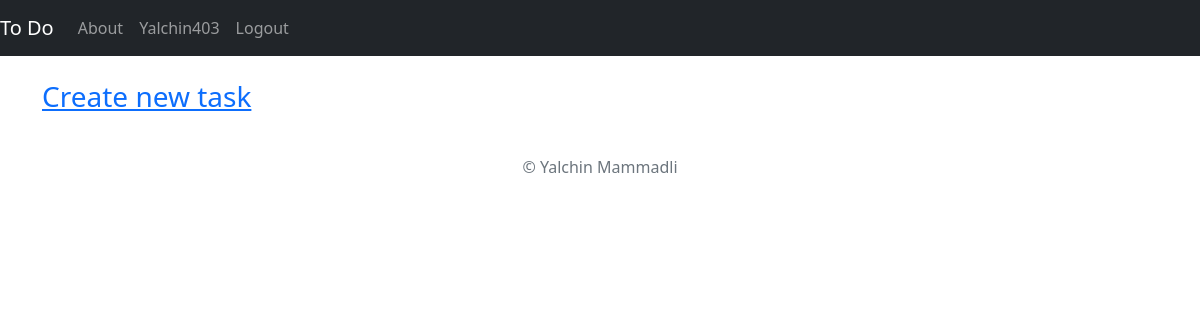
Page / (signed in) on the earlier database version.
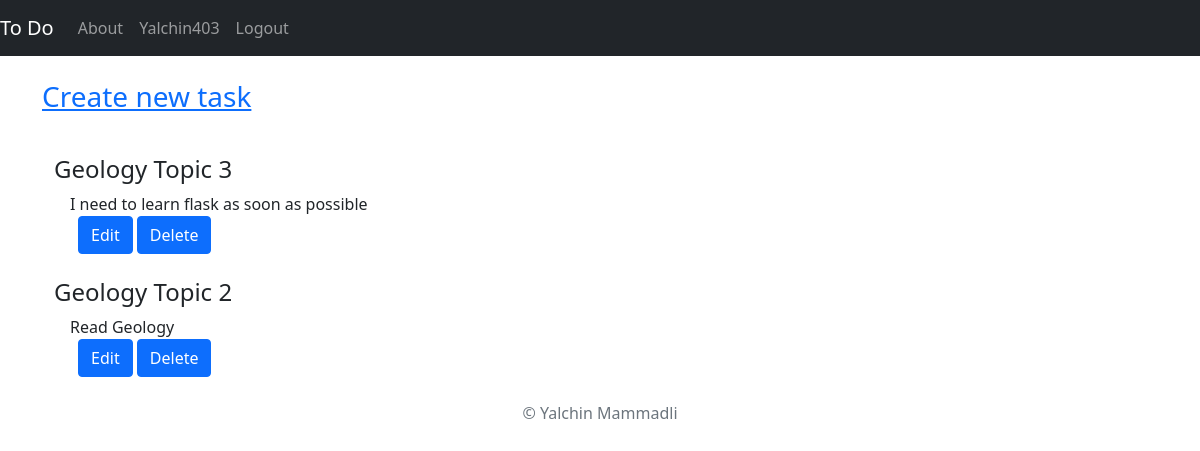
Same page on the later database version.
### todo/models.py (models this page shows, shortened)
class User(db.Model, UserMixin):
    id = db.Column(db.Integer, primary_key=True)
    username = db.Column(db.String(20), unique=True, nullable=False)
    email = db.Column(db.String(120), unique=True, nullable=False)
    image_file = db.Column(db.String(20), nullable=False, default='default.jpg')
    password = db.Column(db.String(60), nullable=False)
    tasks = db.relationship('Todo', backref='owner', lazy=True)

class Todo(db.Model):
    id = db.Column(db.Integer, primary_key=True)
    title = db.Column(db.String(50), nullable=False)
    content = db.Column(db.String(200), nullable=False)
    completed = db.Column(db.Integer, default=0)
    created_date = db.Column(db.DateTime, default=datetime.utcnow)
    user_id = db.Column(db.Integer, db.ForeignKey('user.id'), nullable=False)

### todo/routes.py (the view)
@app.route('/', methods=['GET',])
@login_required
def index():
    user_id = current_user.id
    all_tasks = Todo.query.filter_by(user_id=user_id).order_by(Todo.created_date).all()
    return render_template("index.html", all_tasks=all_tasks)

### todo/models.py (called while the page is built)
@login_manager.user_loader
def load_user(user_id):
    return User.query.get(int(user_id))

### todo/templates/index.html (shortened to what this page needs)
{% extends 'base.html' %}
{% block content %}
<br>
<h3><a href="/create-task">Create new task</a><br><br></h3>
<div class="container">
    {% for task in all_tasks %}
        <h4>{{task.title}}</h4>
            &emsp;{{task.content}}<br>
            &emsp;&ensp;<a href="/edit/{{task.id}}"><button type="submit" class="btn btn-primary">Edit</button></a>
            <a href="/delete/{{task.id}}"> <button type="submit" class="btn btn-primary">Delete</button></a> <br> <br>
    {% endfor %}
</div>
{% endblock %}

### todo/templates/base.html (shortened to what this page needs)
<!DOCTYPE html>
<html lang="en" dir="ltr">
<link href="https://cdn.jsdelivr.net/npm/bootstrap@5.0.0-beta1/dist/css/bootstrap.min.css" rel="stylesheet">
  <body>
    <nav class="navbar navbar-expand-lg navbar-dark bg-dark">
      <a class="navbar-brand" href="/">To Do</a>
      <div class="collapse navbar-collapse" id="navbarNavAltMarkup">
        <div class="navbar-nav ml-auto">
          <a class="nav-item nav-link" href="/about">About</a>
          {% if current_user.is_authenticated %}
          <a class="nav-item nav-link" href="/account">{{current_user.username}}</a>
          <a class="nav-item nav-link" href="/logout">Logout</a>
          {% else %}
          <a class="nav-item nav-link" href="/login">Login</a>
          <a class="nav-item nav-link" href="/register">Register</a>
          {% endif %}
        </div>
      </div>
    </nav>
  </body>
</html>
<main role="main">
  <section class="jumbotron">
<div class="container">
  {% block content %}{% endblock %}
<footer class="text-muted">
    <div class="container text-center">
      <p> &copy; Yalchin Mammadli</p>
    </div>
</footer>

Differences in the rows shown:
added Todo: title "Geology Topic 3", content "I need to learn flask as soon as possible"
added Todo: title "Geology Topic 2", content "Read Geology"
